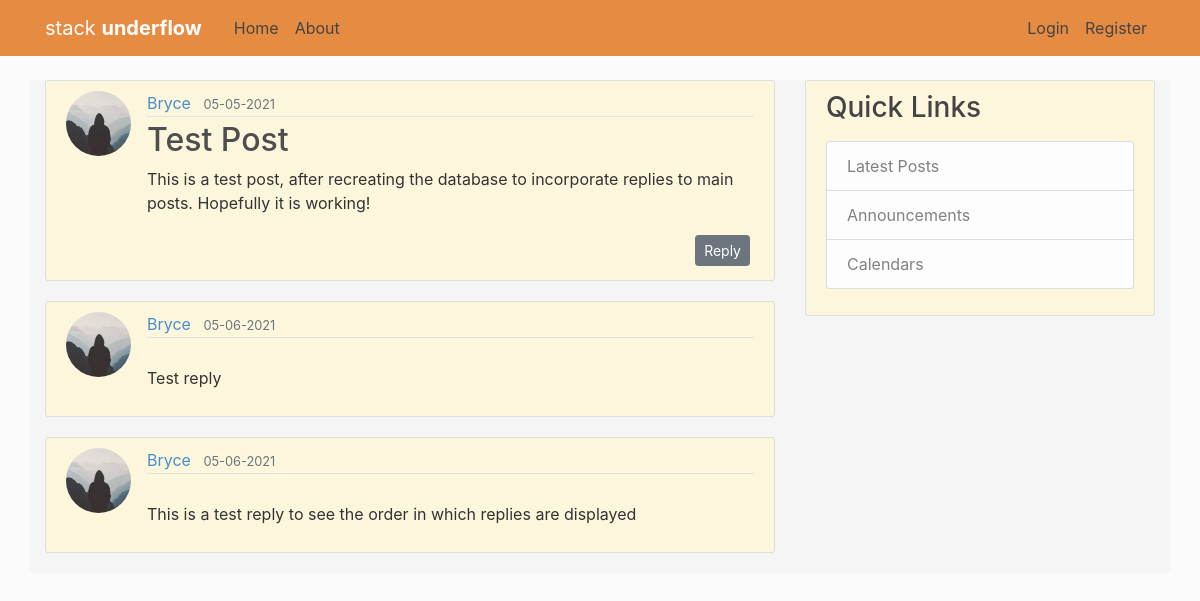
/post/1, run on the app's committed database.
### stack_underflow/models.py (models this page shows, shortened)
class User(db.Model, UserMixin):
    id = db.Column(db.Integer, primary_key=True)
    username = db.Column(db.String(20), unique=True, nullable=False)
    email = db.Column(db.String(120), unique=True, nullable=False)
    image_file = db.Column(db.String(20), nullable=False, default='default.jpg')
    password = db.Column(db.String(60), nullable=False)
    posts = db.relationship('Post', backref='author', lazy=True)
    replies = db.relationship('Reply', backref='reply_author', lazy=True)

class Post(db.Model):
    id = db.Column(db.Integer, primary_key=True)
    title = db.Column(db.String(100), nullable=False)
    date_posted = db.Column(db.DateTime, nullable=False, default=datetime.utcnow)
    content = db.Column(db.Text, nullable=False)
    user_id = db.Column(db.Integer, db.ForeignKey('user.id'), nullable=False)
    replies = db.relationship('Reply', backref='post_reply_to', lazy=True)

class Reply(db.Model):
    id = db.Column(db.Integer, primary_key=True)
    date_posted = db.Column(db.DateTime, nullable=False, default=datetime.utcnow)
    content = db.Column(db.Text, nullable=False)
    user_id = db.Column(db.Integer, db.ForeignKey('user.id'), nullable=False)
    post_id = db.Column(db.Integer, db.ForeignKey('post.id'), nullable=False)

### stack_underflow/posts/routes.py (the view)
@posts.route("/post/<int:post_id>", methods=['GET', 'POST'])
def post(post_id):
    form = ReplyForm()
    post = Post.query.get_or_404(post_id)
    return render_template('post.html', title=post.title, form=form, post=post)

### stack_underflow/templates/post.html (shortened to what this page needs)
{% extends "base.html" %}
{% block content %}
  <article class="media content-section">
    <img class="rounded-circle article-img" src="{{ url_for('static', filename='images/' + post.author.image_file) }}">
    <div class="media-body">
      <div class="article-metadata">
        <a class="mr-2 user-font" href="{{ url_for('users.user_posts', username=post.author.username) }}">{{ post.author.username }}</a>
        <small class="text-muted">{{ post.date_posted.strftime('%m-%d-%Y') }}</small>
      </div>
      <h2 class="article-title">{{ post.title }}</h2>
      <p class="article-content">{{ post.content }}</p>
      <div class="text-right">
        <button type="button" class="btn btn-secondary btn-sm m-1" data-toggle="modal" data-target="#replyModal">Reply</button>
      </div>
    </div>
  </article>
  {% for reply in post.replies %}
  <article class="media content-section">
    <img class="rounded-circle article-img" src="{{ url_for('static', filename='images/' + post.author.image_file) }}">
    <div class="media-body">
      <div class="article-metadata">
        <a class="mr-2 user-font user-font" href="{{ url_for('users.user_posts', username=post.author.username) }}">{{ reply.reply_author.username }}</a>
        <small class="text-muted">{{ reply.date_posted.strftime('%m-%d-%Y') }}</small>
      </div>
      <p class="article-content">
        {{ reply.content }}
      </p>
    </div>
  </article>
  {% endfor %}
{% endblock content %}

### stack_underflow/static/main.css (style rules this page uses)
body { background: #fafafa; color: #333333; margin-top: 5rem; }
h1, h2, h3, h4, h5, h6 { color: #444444; }
.content-section { background:rgb(252, 246, 220); padding: 10px 20px; border: 1px solid #dddddd; border-radius: 3px; margin-bottom: 20px; }
.article-title { color: #4e4e4e; }
.article-content { white-space: pre-line; }
.article-img { height: 65px; width: 65px; margin-right: 16px; }
.article-metadata { padding-bottom: 1px; margin-bottom: 4px; border-bottom: 1px solid #e3e3e3 }
.user-font { color: #4a8fca; }

### data on the page
User: image_file (placeholder picture), author.username "Bryce"
Post: date_posted "05-05-2021", title "Test Post", content "This is a test post, after recreating the database to incorporate replies to main posts. Hopefully it is working!"
Reply: image_file (placeholder picture), reply_author.username "Bryce", date_posted "05-06-2021", content "Test reply"
Reply: image_file (placeholder picture), reply_author.username "Bryce", date_posted "05-06-2021", content "This is a test reply to see the order in which replies are displayed"
